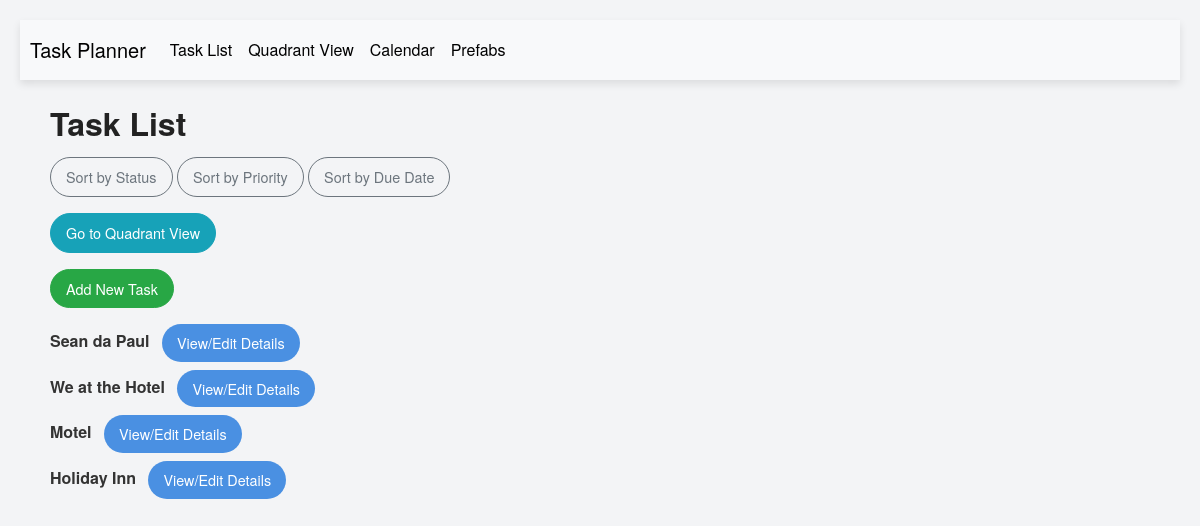
Before: / with the older database file.
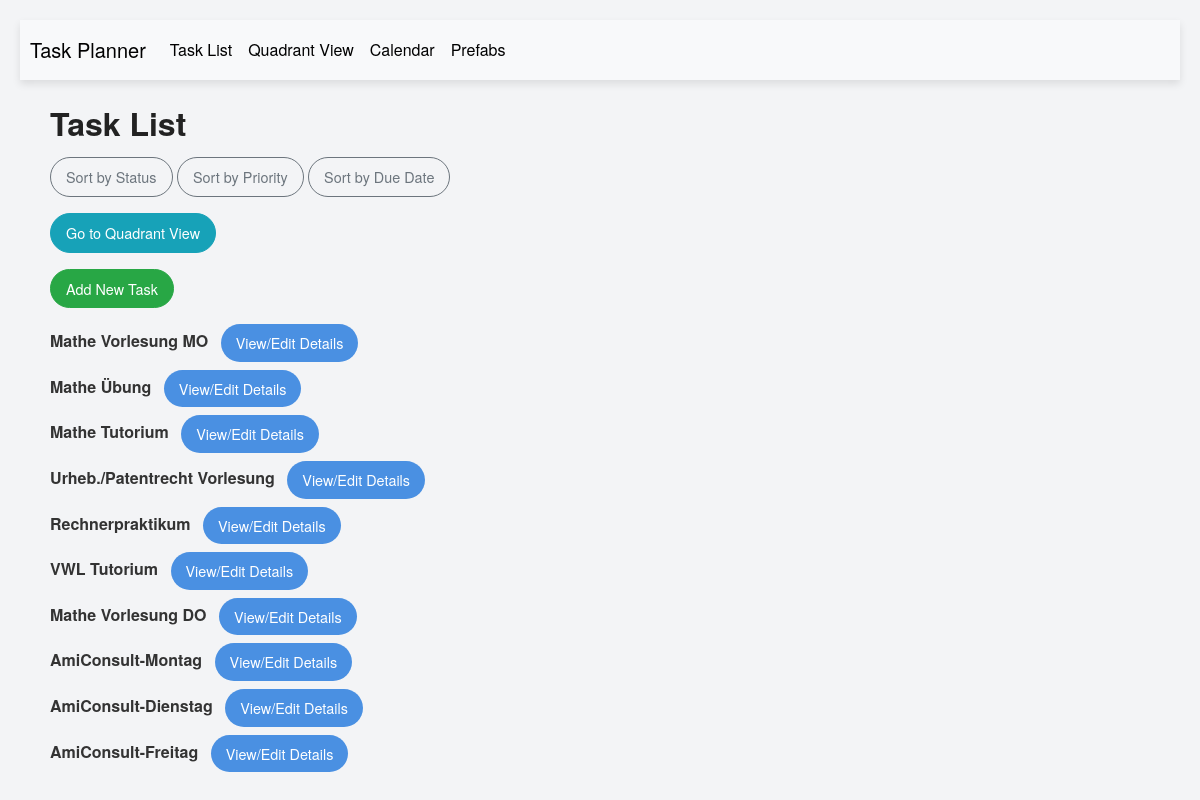
After: the same page with the newer database file.
### app/models.py (models this page shows, shortened)
class Task(db.Model):
    __tablename__ = 'task'
    id = db.Column(db.Integer, primary_key=True)
    title = db.Column(db.String(100), nullable=False)
    description = db.Column(db.String(500))
    due_date = db.Column(db.DateTime, nullable=True)
    estimated_time = db.Column(db.Integer, default=1, nullable=False)
    priority = db.Column(db.Integer, CheckConstraint('priority BETWEEN 1 AND 5'), nullable=True)
    status = db.Column(db.Enum("to do", "doing", "done"), default="to do", nullable=False)
    reminder = db.Column(db.DateTime, nullable=True)
    created_at = db.Column(db.DateTime, default=datetime.utcnow)
    updated_at = db.Column(db.DateTime, onupdate=datetime.utcnow)
    quadrant = db.Column(db.String(50), nullable=True)
    calendar_date = db.Column(db.Date, nullable=True)
    start_time = db.Column(db.Time, nullable=True)
    duration_minutes = db.Column(db.Integer, nullable=True)
    assigned_day = db.Column(db.Integer, nullable=True)
    assigned_hour = db.Column(db.Integer, nullable=True)

### app/routes.py (the view)
@main.route('/')
def index():
    sort_by = request.args.get('sort_by')
    if sort_by == 'status':
        tasks = Task.query.order_by(Task.status).all()
    elif sort_by == 'priority':
        tasks = Task.query.order_by(Task.priority.desc()).all()  # High priority first
    elif sort_by == 'due_date':
        tasks = Task.query.order_by(Task.due_date).all()
    else:
        tasks = Task.query.all()  # Default sorting
    return render_template('index.html', tasks=tasks)

### app/templates/index.html (shortened to what this page needs)
{% extends 'layout.html' %}
{% block main %}
<div class="container">
    <h1 class="mt-4">Task List</h1>
    <div class="mb-3">
        <a href="{{ url_for('main.index', sort_by='status') }}" class="btn btn-outline-secondary btn-sm">Sort by Status</a>
        <a href="{{ url_for('main.index', sort_by='priority') }}" class="btn btn-outline-secondary btn-sm">Sort by Priority</a>
        <a href="{{ url_for('main.index', sort_by='due_date') }}" class="btn btn-outline-secondary btn-sm">Sort by Due Date</a>
    </div>
    <div class="mb-3">
        <a href="{{ url_for('main.quadrant_view') }}" class="btn btn-info">Go to Quadrant View</a>
    </div>
    <button type="button" class="btn btn-success mb-3" data-toggle="modal" data-target="#addTaskModal">
        Add New Task
    </button>
    <ul class="list-unstyled">
        {% for task in tasks %}
        <li class="mb-2" id="task-{{ task.id }}">
            <strong>{{ task.title }}</strong>
            <button type="button" class="btn btn-primary btn-sm ml-2" data-toggle="modal" data-target="#taskModal{{ task.id }}">
                View/Edit Details
            </button>
        </li>
        {% endfor %}
    </ul>
</div>
{% endblock %}

### app/templates/layout.html (shortened to what this page needs)
<!DOCTYPE html>
<html lang="en">
<head>
    <link rel="stylesheet" href="https://maxcdn.bootstrapcdn.com/bootstrap/4.5.2/css/bootstrap.min.css">
    <link rel="stylesheet" href="{{ url_for('static', filename='css/styles.css') }}">
</head>
<body>
    <nav class="navbar navbar-expand-lg navbar-light bg-light">
        <a class="navbar-brand" href="{{ url_for('main.index') }}">Task Planner</a>
        <div class="collapse navbar-collapse" id="navbarNav">
            <ul class="navbar-nav">
                <li class="nav-item">
                    <a class="nav-link" href="{{ url_for('main.index') }}">Task List</a>
                </li>
                <li class="nav-item">
                    <a class="nav-link" href="{{ url_for('main.quadrant_view') }}">Quadrant View</a>
                </li>
                <li class="nav-item">
                    <a class="nav-link" href="{{ url_for('main.calendar_view') }}">Calendar</a>
                </li>
                <li class="nav-item">
                    <a class="nav-link" href="{{ url_for('main.prefabs') }}">Prefabs</a>
                </li>
            </ul>
        </div>
    </nav>
    <div class="container mt-4">
        {% block main %}{% endblock %}
    </div>
</body>
</html>

### app/static/css/styles.css (style rules this page uses)
body { font-family: 'Helvetica Neue', Arial, sans-serif; background-color: #f3f4f6; color: #333; margin: 0; padding: 20px; }
h1, h2, h3 { font-weight: 600; color: #222; margin-bottom: 15px; }
h1 { font-size: 2em; }
.navbar { background-color: #0056b3; padding: 10px; box-shadow: 0 4px 8px rgba(0, 0, 0, 0.1); }
.navbar-brand, .navbar-nav .nav-link { color: #000000 !important; font-weight: 500; }
.btn { font-size: 0.9em; padding: 8px 15px; border-radius: 20px; }
.btn-primary { background-color: #4A90E2; border: none; }
.container { max-width: 1200px; margin: auto; }

Changed rows visible on the page:
removed Task: title "Sean da Paul"
removed Task: title "We at the Hotel"
removed Task: title "Motel"
removed Task: title "Holiday Inn"
added Task: title "Mathe Vorlesung MO"
added Task: title "Mathe Übung"
added Task: title "Mathe Tutorium"
added Task: title "Urheb./Patentrecht Vorlesung"
added Task: title "Rechnerpraktikum"
added Task: title "VWL Tutorium"
added Task: title "Mathe Vorlesung DO"
added Task: title "AmiConsult-Montag"
added Task: title "AmiConsult-Dienstag"
added Task: title "AmiConsult-Freitag"
